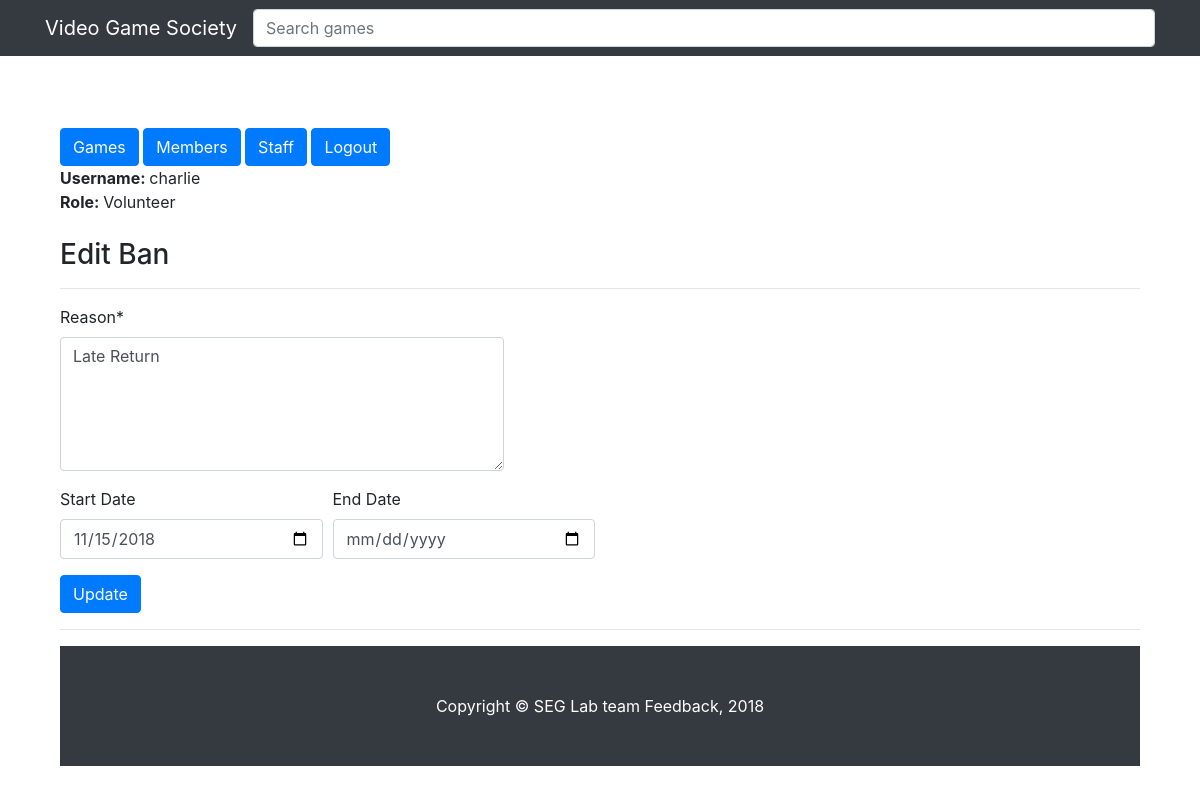
The app's page /public/members/editBan.php (signed in), older data.
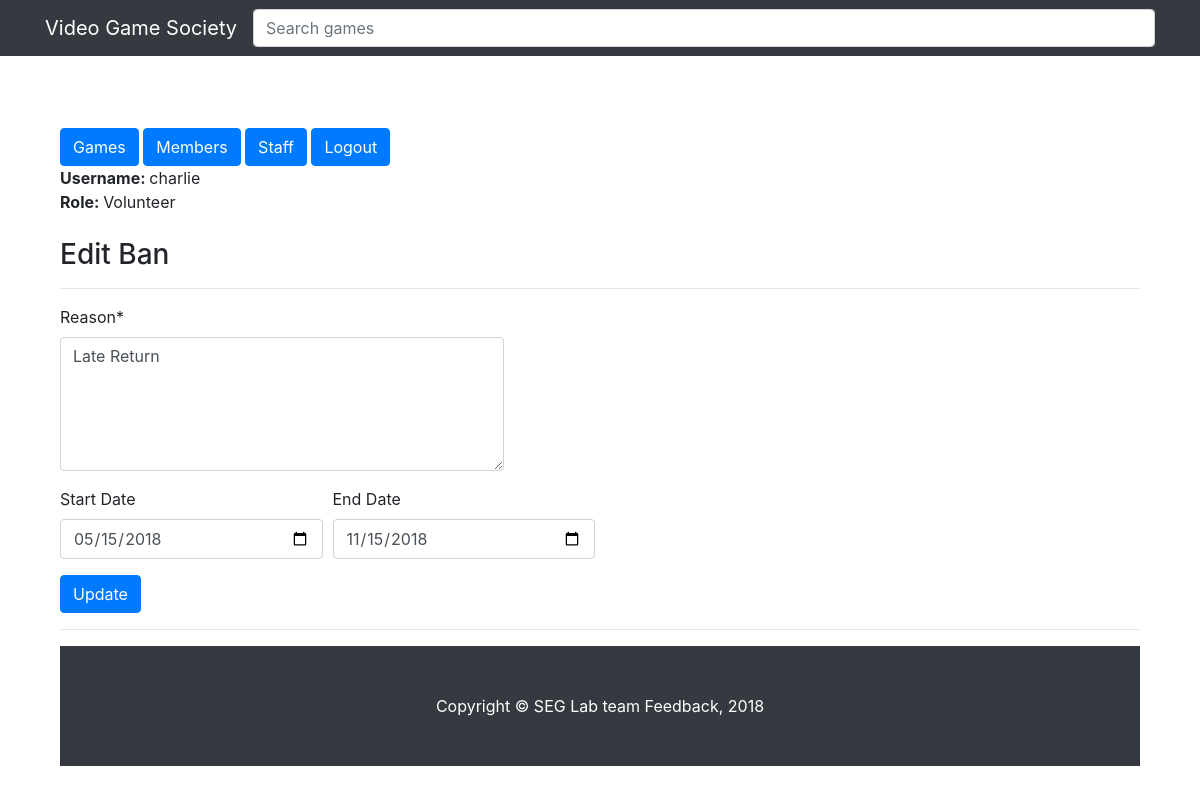
The same page, newer data.
### tables this page shows
CREATE TABLE Bans(
                   Ban_ID     INT          NOT NULL AUTO_INCREMENT,
                   Rental_ID  INT,
                   Reason     VARCHAR(256) NOT NULL,
                   Start_Date DATE         NOT NULL,
                   End_Date   DATE,

                   PRIMARY KEY (Ban_ID),
                   FOREIGN KEY (Rental_ID) REFERENCES Rentals (Rental_ID)


);

### private/functions.php (called while the page is built, shortened)
<?php
function url_for($script_path) {
  if($script_path[0] != '/') {
    $script_path = "/" . $script_path;
  }
  return WWW_ROOT . $script_path;
}
function u($string="") {
  return urlencode($string);
}
function h($string="") {
  return htmlspecialchars($string);
}
?>

### public/members/editBan.php (the view, shortened to what this page needs)
<?php require_once('../../private/initialize.php'); ?>
<?php include(SHARED_PATH . '/header.php'); ?>
<?php
$id = $_GET['id'] ?? '1';
    $sql = "SELECT * FROM Bans ";
    $sql.= "WHERE Ban_ID='" . $id . "'";
    $result = mysqli_query($db, $sql);
    $ban = mysqli_fetch_assoc($result);
?>
<br>
<h3>Edit Ban</h3>
<hr/>
<form action="<?php echo url_for('./members/editBan.php?id= '. h(u($ban['Ban_ID'])) ); ?>" method="post">
  <div class="form-row">
   <div class="form-group col-md-5">
      <label for="name">Reason*</label>
      <textarea class="form-control" name="reason" rows="5" cols="100" method="post"><?php echo h($ban['Reason']);  ?></textarea>
    </div>
   </div>
   <div class="form-row">
   <div class="form-group col-md-3">
      <label for="tel">Start Date</label>
      <input type="date" class="form-control" name="start" placeholder="Start Date" value="<?php echo h($ban['Start_Date']); ?>" method="post">
    </div>
  <div class="form-group col-md-3">
      <label for="enddate">End Date</label>
      <input type="date" class="form-control" name="end" placeholder="End Date" value="<?php echo h($ban['End_Date']); ?>" method="post">
    </div>
  </div>
  <button type="submit" class="btn btn-primary">Update</button>
</form>
<hr/>
<?php include(SHARED_PATH . '/footer.php'); ?>

### private/shared/header.php (shortened to what this page needs)
<!doctype html>
<html lang="en">
  <head>
    <link href="../../public/css/games.css" rel="stylesheet">
    <link href=" /gameList.css" rel="stylesheet">
  </head>
  <body>
    <form action="<?php echo url_for('../../VGS/public/games/index.php'); ?>" method="post">
    <nav class="navbar navbar-expand-lg navbar-dark bg-dark fixed-top">
      <div class="container">
        <a class="navbar-brand" href="../../public/games/index.php">Video Game Society</a>
            <input class="form-control" type="text" name="searchValue" placeholder="Search games" aria-label="Search">
      </div>
    </nav>
    </form>
    <div class="row">
        <div class= "col">
                <div class="actions">
                 <br><br><br>
                    <a class="btn btn-primary" href="<?php echo url_for('../public/games/index.php'); ?>">Games</a>
                     <a class="btn btn-primary" href="<?php echo url_for('../public/members/index.php'); ?>">Members</a>
                    <a class="btn btn-primary" href="<?php echo url_for('../public/staff/index.php'); ?>">Staff</a>
                    <a class="btn btn-primary" href="<?php echo url_for('../public/login.php'); ?>">Logout</a>
                </div>
        </div>
    </div>
    <b><?php echo 'Username: ';?></b>  <?php echo $_SESSION['username']; ?>
        <br>
     <b><?php echo 'Role: ';?></b>  <?php echo $_SESSION['role']; ?>
    <br>
    <body>

### private/shared/footer.php
    </body>
    <footer class="py-5 bg-dark">
      <div class="container">
        <p class="m-0 text-center text-white">Copyright &copy; SEG Lab team Feedback, 2018</p>
      </div>
    </footer>
  </body>
</html>

### public/css/gameList.css (style rules this page uses)
body { padding-top: 54px; }
@media (min-width: 992px) { body { padding-top: 56px; } }

### private/shared/header.php (style rules this page uses)
body { width:90%; margin: 0 auto; }

Row changes from the older to the newer data that the page shows:
changed bans "Late Return": start "11/15/2018" → "05/15/2018"; end (not shown) → "11/15/2018"
